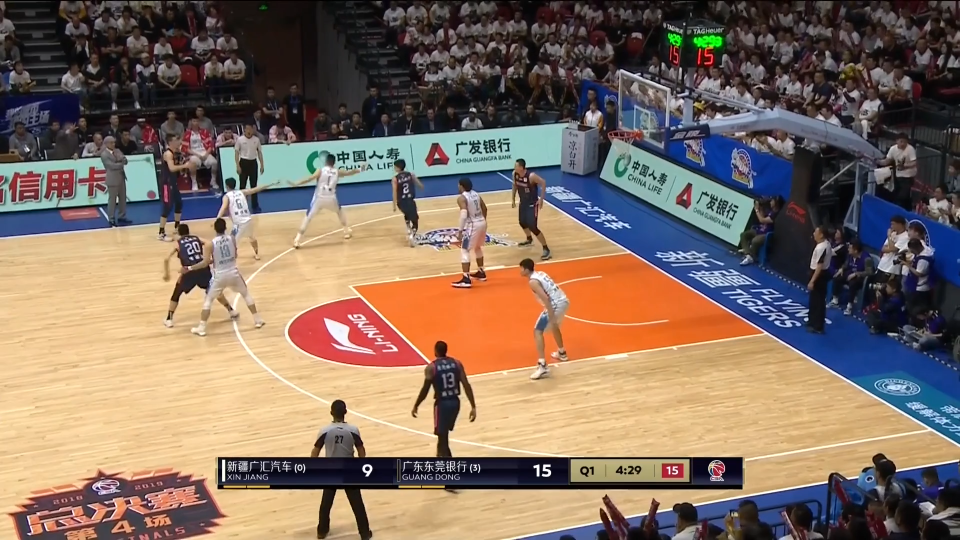
#> input picture C_test2.PNG, 1920 x 1080 px (shown at 1/2 size)
$ python main.py   (older library calls are emulated)
#> lines starting #> are read from the running program, lines starting #| are printed output that depends on the picture; after the words box and inside, x2 and y2 are one past the last pixel; in counts of white or black regions, pixels touching at a corner belong together
### preprocessing.py
# encoding: utf-8

import cv2
import numpy as np
import take_name


# 二值
def threshold(gray):
    ret, binary = cv2.threshold(
        gray,
        0,
        255,
        cv2.THRESH_BINARY | cv2.THRESH_TRIANGLE)
    return ret, binary


# 侵蚀和膨胀，模糊
def magic(binary):
    # 侵蚀 和 膨胀
    dst = cv2.erode(binary, kernel=None, iterations=4)
    dst2 = cv2.dilate(dst, kernel=None, iterations=4)

    # 高斯模糊
    imgblur = cv2.GaussianBlur(dst2, (3, 3), 0)
    # 中值滤波
    # imgblur = cv2.medianBlur(dst2, 9)
    imgblur = cv2.blur(imgblur, (10, 10))
    imgblur = cv2.erode(imgblur, kernel=None, iterations=4)

    return imgblur


# 给原图划线
def painting_line_p(img_Canny, image):
    # 划线
    minLineLength = 700  # 线段以像素为单位的最小长度，根据应用场景设置
    maxLineGap = 0.1  # 为一条线段的最大允许间隔
    lines = cv2.HoughLinesP(img_Canny,      # 导入轮廓图
                            0.1,            # 线段以像素为单位的距离精度，double类型的，推荐用1.0
                            np.pi / 720,
                            6,           # 值越大，基本上意味着检出的线段越长，检出的线段个数越少
                            minLineLength,
                            maxLineGap)

    # 把线画进原图
    print len(lines)
    for i in range(len(lines)):
        for x1, y1, x2, y2 in lines[i]:
            cv2.line(image,
                     (x1, y1),
                     (x2, y2),
                     (0, 255, 0),
                     5)
    return image


# [45 lines left out: function painting_line, not called in this run]


def pre_process(color, image):
    for (lower, upper) in color:
        lower = np.array(lower, dtype="uint8")  # 颜色下限
        upper = np.array(upper, dtype="uint8")  # 颜色上限
        # 提取需要的区域
        mask = cv2.inRange(image, lower, upper)
        output = cv2.bitwise_and(image, image, mask=mask)

        # 灰度值
        gray = cv2.cvtColor(output, cv2.COLOR_RGB2GRAY)

        # 侵蚀 膨胀 模糊
        binary = gray
        for i in range(15):
            binary = binary
            binary = magic(binary)
            ret, binary = threshold(binary)

        # 检测轮廓
        img_Canny = cv2.Canny(binary, 200, 300)
    return img_Canny


def display_us_image(o_image):
    name = take_name.varname(o_image)
    cv2.namedWindow(name, 0)
    cv2.resizeWindow(name, 640, 480)
    cv2.imshow(name, o_image)
    cv2.waitKey(0)


color1 = [([0, 148, 178],
           [178, 255, 255])]
color2 = [([0, 87, 185],
           [88, 142, 255])]

picture = ['C_test1.PNG',
           'C_test2.PNG',
           'C_test3.PNG',
           'C_test4.PNG',
           'C_test5.PNG',
           'C_test6.PNG',
           'C_test7.PNG']


image = cv2.imread(picture[1])
#> image is the input picture: shape (1080, 1920, 3); mean B, G, R 98, 111.9, 131.4

imgCanny = pre_process(color1, image)
#> the loop in pre_process, `for (lower, upper) in color:` made 1 pass
#> pass 1, in pre_process, `mask = cv2.inRange(image, lower, upper)`:
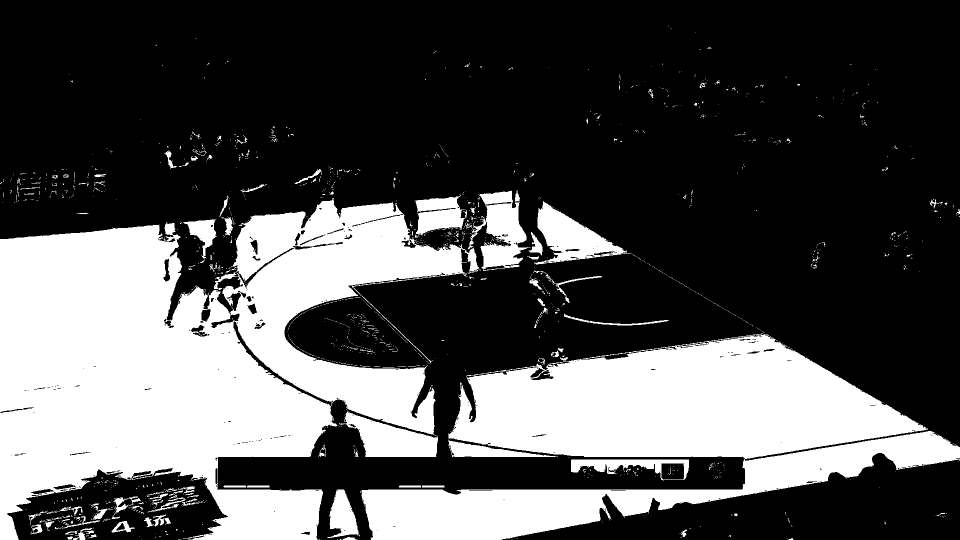
#> mask: shape (1080, 1920) (shown at 1/2 size); 32.3% white; 1585 white regions (1453 under 20 px), largest, box (x1, y1, x2, y2) and area: (0, 396, 959, 1080) 370562, (723, 667, 1920, 1080) 235192, (1069, 402, 1262, 529) 10076
#> pass 1, in pre_process, `output = cv2.bitwise_and(image, image, mask=mask)`:
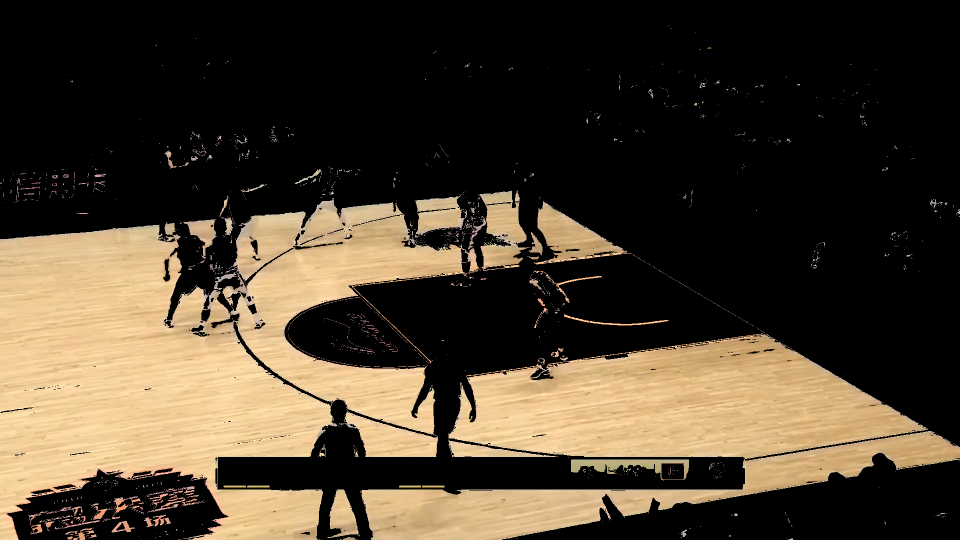
#> output: shape (1080, 1920, 3) (shown at 1/2 size); mean B, G, R 46.4, 62.4, 74.2
#> pass 1, in magic, `dst = cv2.erode(binary, kernel=None, iterations=4)`:
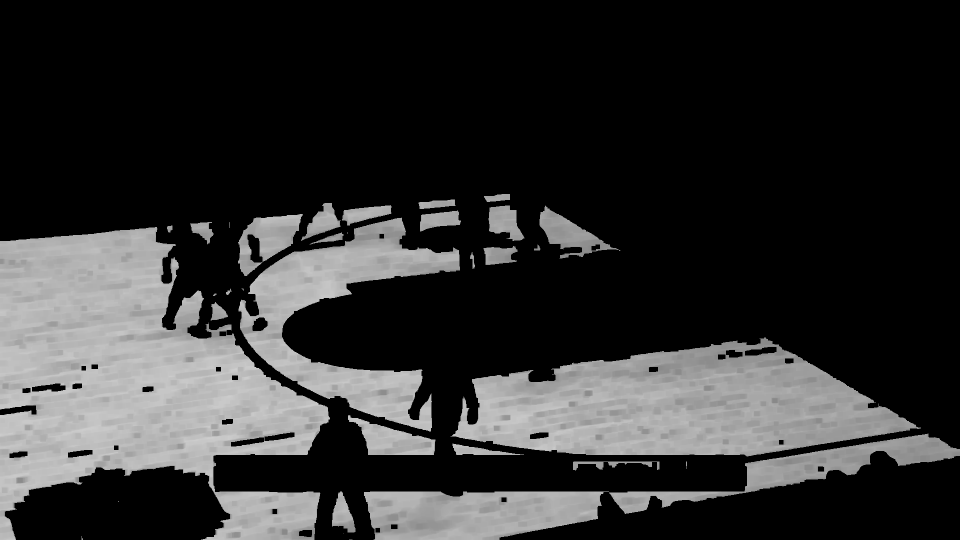
#> dst: shape (1080, 1920) (shown at 1/2 size); min 0, max 206, mean 47.1
#> after the loop in pre_process, `for (lower, upper) in color:`:
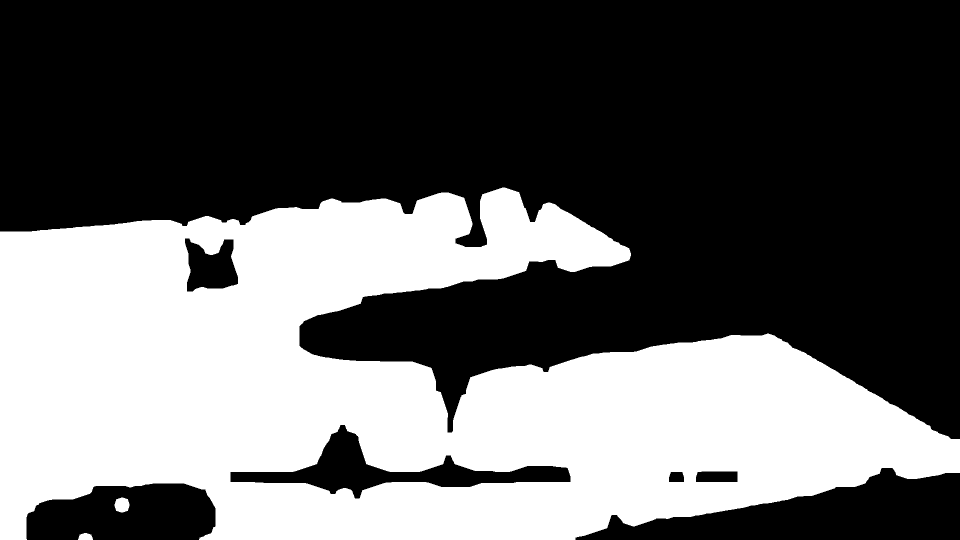
#> binary: shape (1080, 1920) (shown at 1/2 size); 38.9% white; 3 white regions, box (x1, y1, x2, y2) and area: (0, 375, 1920, 1080) 805116, (229, 995, 259, 1025) 713, (156, 1066, 186, 1080) 332
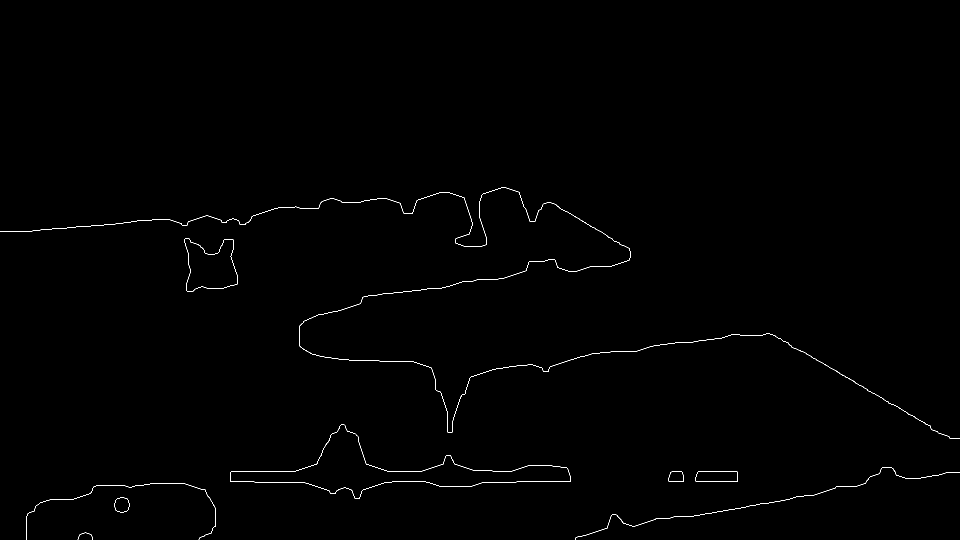
#> imgCanny: shape (1080, 1920) (shown at 1/2 size); 0.38% white in thin lines or dots, all inside (x1, y1, x2, y2) = (0, 374, 1920, 1080)
canvas = np.zeros(image.shape, np.uint8)
cat, contours, hierarchy = cv2.findContours(imgCanny,
                                            cv2.RETR_TREE,
                                            cv2.CHAIN_APPROX_NONE)
#> contours = 14 contours, 2 with area under 20; largest, box (x1, y1, x2, y2) and area: (460, 849, 1141, 997) 26648, (460, 849, 1141, 997) 26621, (369, 476, 476, 583) 7796, (369, 476, 476, 583) 7783, (1391, 942, 1475, 964) 1705

# 提取面积最大的轮廓
cnt = contours[0]
#> cnt = contour of 86 points, box (x1, y1, x2, y2) (155, 1065, 186, 1080), area 0

area = cv2.contourArea(cnt)
#> area = 0
for cont in contours:
    if cv2.contourArea(cont) > area:
        cnt = cont
        area = cv2.contourArea(cont)
#> this loop made 14 passes
#> area on passes 2, 7, 10: 709, 1705, 26648.5
#> after the loop, area = 26648.5; cnt = contour of 1521 points, box (x1, y1, x2, y2) (460, 849, 1141, 997), area 26648


# approx = cv2.approxPolyDP(cnt, 30, True)
approx = cv2.approxPolyDP(cnt,
                          100,
                          True)
#> approx = [[460, 945], [1140, 963], [688, 849]]


print (approx)
#| [[[ 460  945]]
#|  [[1140  963]]
#|  [[ 688  849]]]
# 2.寻找凸包，得到凸包的角点
hull = cv2.convexHull(approx)
#> hull = [[688, 849], [1140, 963], [460, 945]]
# 把线画进图
label = ['1', '2', '3', '4', '5',
         '6', '7', '8', '9', '10']
for i in range(len(hull)-1):
    for x1, y1 in hull[i]:
        # 给坐标做标记
        # cv2.putText(canvas, label[i], (x1, y1), cv2.FONT_HERSHEY_PLAIN, 1.0, (0, 255, 0), thickness=1)
        l = i+1
        for x2, y2 in hull[l]:
            cv2.line(image,
                     (x1, y1),
                     (x2, y2),   # approx[i+1]
                     (0, 0, 255),
                     1)
#> this loop made 2 passes
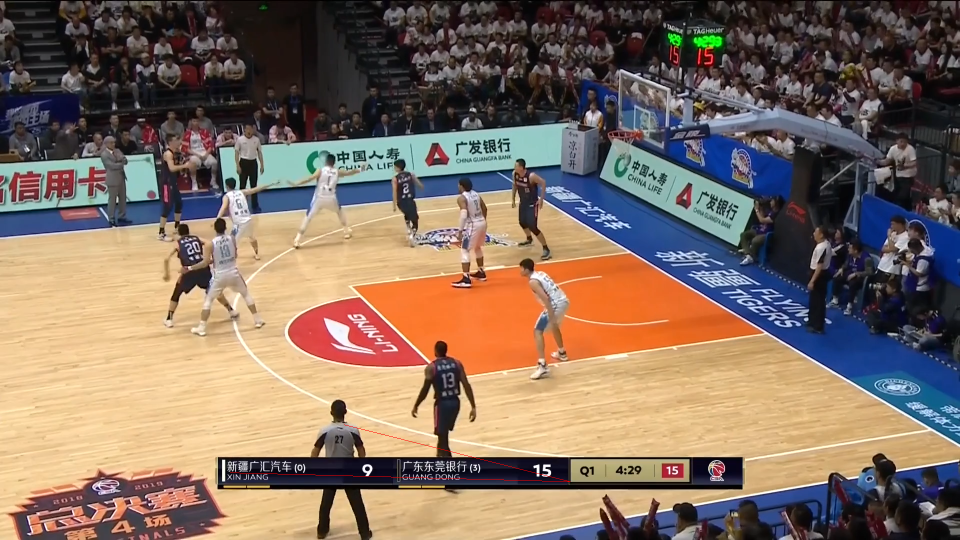
#> image: shape (1080, 1920, 3) (shown at 1/2 size); 0.05% of pixels changed, all inside (x1, y1, x2, y2) = (460, 849, 1141, 964)
# display_us_image(image)

### take_name.py
# encoding: utf-8
import inspect
import re


# 拿到变量的名字
def varname(p):
    for line in inspect.getframeinfo(inspect.currentframe().f_back)[3]:
        m = re.search(r'\bvarname\s*\(\s*([A-Za-z_][A-Za-z0-9_]*)\s*\)',
                      line)
        if m:
            return m.group(1)

### main.py
#!/usr/bin/env python
# -*- coding:utf-8 -*-
# Jason Mess

# encoding: utf-8

import preprocessing
import cv2
import numpy as np

'''
imgcanny
提取轮廓 --- >> findcontour()
drawcontours

提取面积最大的轮廓， contourArea
多边形包围轮廓， approxolyDP
画出矩形
convexhull
'''

imgCanny = preprocessing.imgCanny
image = preprocessing.image

# 画一个同尺寸的图片
canvas = np.zeros(image.shape, np.uint8)

# 提取轮廓
cat, contours, hierarchy = cv2.findContours(imgCanny,
                                            cv2.RETR_TREE,
                                            cv2.CHAIN_APPROX_NONE)

# 提取面积最大的轮廓
cnt = contours[0]
#> cnt = contour of 86 points, box (x1, y1, x2, y2) (155, 1065, 186, 1080), area 0

'''
area = cv2.contourArea(cnt)
for cont in contours:
    if cv2.contourArea(cont) > area:
        cnt = cont
        area = cv2.contourArea(cont)
'''

approx = cv2.approxPolyDP(cnt,
                          30,
                          True)
#> approx = [[155, 1079], [185, 1076]]

# 2.寻找凸包，得到凸包的角点
hull = cv2.convexHull(approx)
#> hull = [[185, 1076], [155, 1079]]
# 把线画进图
label = ['1', '2', '3', '4', '5',
         '6', '7', '8', '9', '10']
for i in range(len(hull)-1):
    for x1, y1 in hull[i]:
        # 给坐标做标记
        # cv2.putText(canvas, label[i], (x1, y1), cv2.FONT_HERSHEY_PLAIN, 1.0, (0, 255, 0), thickness=1)
        for x2, y2 in hull[i+1]:
            cv2.line(canvas,
                     (x1, y1),
                     (x2, y2),   # approx[i+1]
                     (0, 0, 255),
                     1)
#> this loop made 1 pass

# 灰度图 二值
canvas_gray = cv2.cvtColor(canvas, cv2.COLOR_RGB2GRAY)
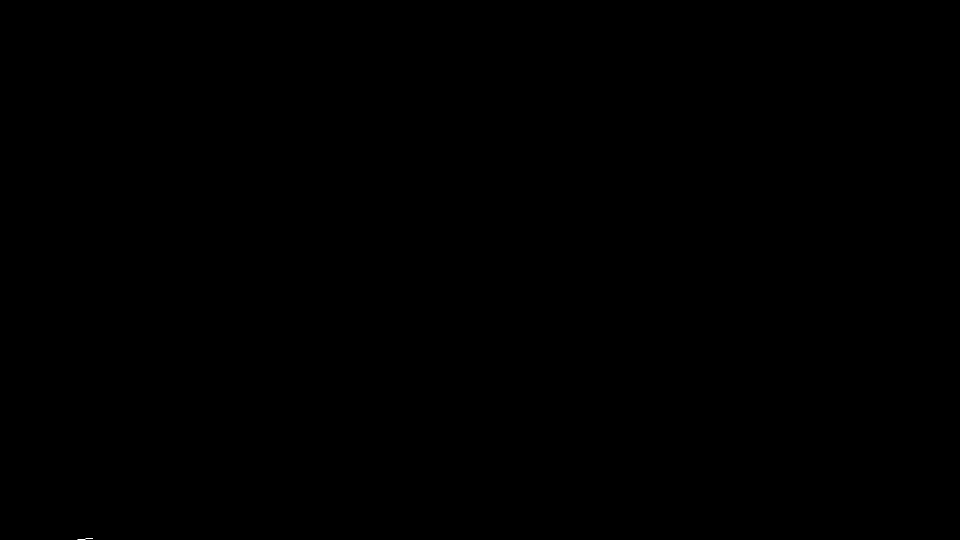
#> canvas_gray: shape (1080, 1920) (shown at 1/2 size); values 0 (black) and 29 (white), 0% white in thin lines or dots, all inside (x1, y1, x2, y2) = (155, 1076, 186, 1080)
dumy, canvas_threshold = cv2.threshold(canvas_gray,
                                       0,
                                       255,
                                       cv2.THRESH_BINARY)  # dumy no use
# 概率画线
image = preprocessing.painting_line_p(canvas_threshold, image)
#> in painting_line_p, `lines = cv2.HoughLinesP(img_Canny,`: lines = [[171, 1077, 180, 1077], [161, 1078, 170, 1078], [155, 1079, 160, 1079]]
#| 3
#> the loop in painting_line_p, `for i in range(len(lines)):` made 3 passes
#> after the loop in painting_line_p, `for i in range(len(lines)):`: image: shape (1080, 1920, 3); 0.01% of pixels changed, all inside (x1, y1, x2, y2) = (152, 1074, 184, 1080)
# 直接画线
# image_end = preprocessing.painting_line(canvas_threshold, image)
# 显示图片
preprocessing.display_us_image(image)
#> in display_us_image, `name = take_name.varname(o_image)`: name = 'o_image'
